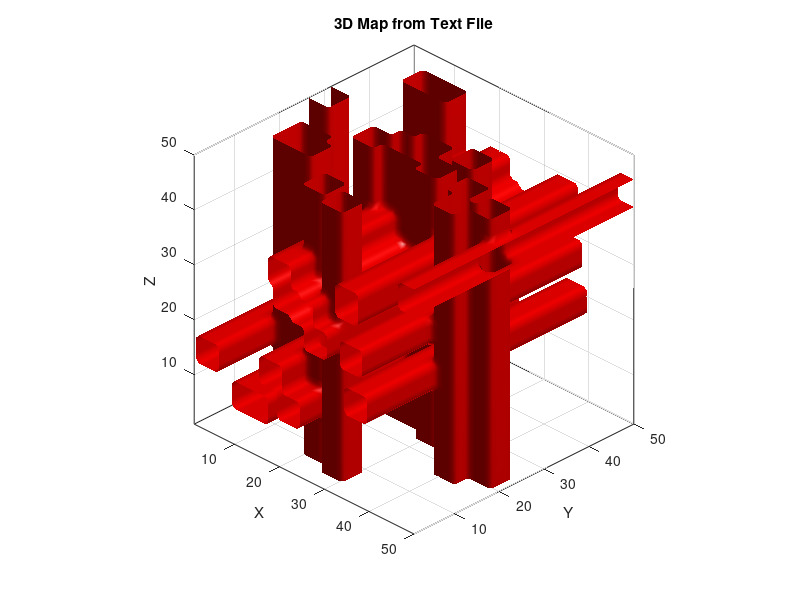
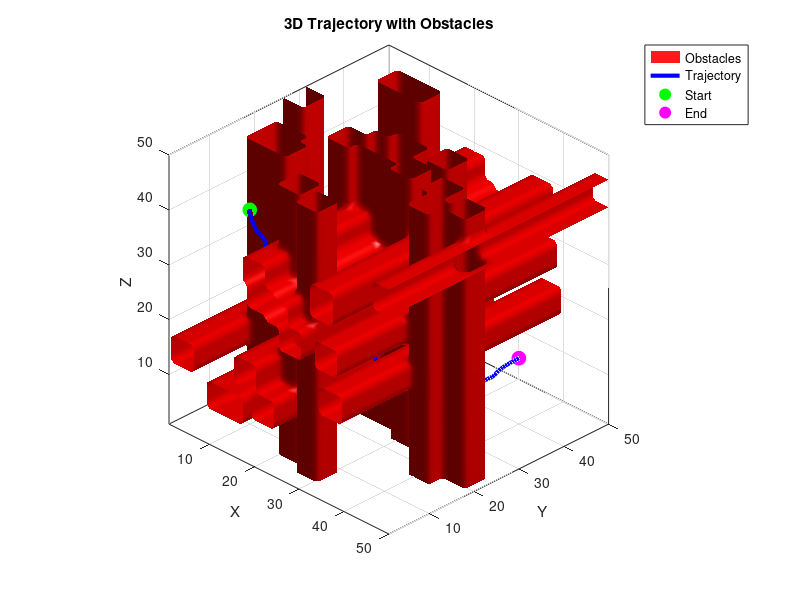

Here is the MATLAB script that generated these plots, in order: (Note: this script raises an error after producing the figures.)
clear;
clc;
close all;
main_folder = "C:\Users\alvar\OneDrive\Desktop\My code\repositorios\TFM_Code\fast_marching-master\functions\Ver_Resultados";
files_folder = "C:\Users\alvar\OneDrive\Desktop\My code\repositorios\TFM_Code\fast_marching-master\functions\Archivos";
cd(files_folder)

%% Occupation map
%% Read and create 3D map from text file
cd(files_folder);
fileID = fopen('mapa3D.txt', 'r');
if fileID == -1
    error('Could not open Mapa3D.txt file');
end

% Read dimensions from first line
ancho = 50;
largo = 50;
altura = 50;

% Initialize 3D matrix
Wgr = zeros(ancho, largo, altura);

% Read data layer by layer
for k = 1:altura  
    % Read each row of the layer
    for i = 1:ancho
        line = fgetl(fileID);
        if ~ischar(line)
            error(['Error reading line ' num2str(i) ' of layer ' num2str(k)]);
        end
        values = str2num(line);
        if length(values) ~= largo
            error(['Incorrect number of values in line ' num2str(i) ' of layer ' num2str(k)]);
        end
        Wgr(i,:,k) = values;
    end
    
    empty_line = fgetl(fileID); % Skip empty line between layers
end
fclose(fileID);
cd(main_folder);

%% Create 3D visualization
figure;
Wgr_viz = permute(Wgr, [2 1 3]);  % Swap X and Y dimensions
% Create meshgrid for visualization with correct orientation
[y, x, z] = meshgrid(1:largo, 1:ancho, 1:altura);

% Plot obstacles (1s) in red
p1 = patch(isosurface(y, x, z, Wgr_viz, 0.5));
isonormals(y, x, z, Wgr_viz, p1);
set(p1, 'FaceColor', 'red', 'EdgeColor', 'none', 'FaceAlpha', 0.9);

% Configure visualization
axis tight;
box on;
grid on;
xlabel('X');  % Y axis is horizontal (columns)
ylabel('Y');  % X axis is depth (rows)
zlabel('Z');  % Z axis is height (layers)
title('3D Map from Text File');

% Set view to match coordinate system
view(45, 30);
camlight;
lighting gouraud;
daspect([1 1 1]);
%% Velocities Map


%% Trayectoria

% Read trajectory data
cd(files_folder);
fileID = fopen('trajectory3D.txt', 'r');
if fileID == -1
    error('Could not open trajectory file');
end

% Read dimensions from first line
dims = fscanf(fileID, '%d');  % Read num_points and dimensions
num_points = dims(1);

% Initialize trajectory array
trajectory = zeros(num_points, 3);

% Read trajectory points
for i = 1:num_points
    line = fgetl(fileID);
    if ischar(line)
        values = sscanf(line, '%f');
        if length(values) == 3
            trajectory(i,:) = values';
        end
    end
end
fclose(fileID);
cd(main_folder);
trajectory(1,1) = 10;

% Create trajectory visualization
figure;

Wgr_viz = permute(Wgr, [2 1 3]);  % Swap X and Y dimensions
% Create meshgrid for visualization with correct orientation
[y, x, z] = meshgrid(1:largo, 1:ancho, 1:altura);

% Plot obstacles (1s) in red
p1 = patch(isosurface(y, x, z, Wgr_viz, 0.5));
isonormals(y, x, z, Wgr_viz, p1);
set(p1, 'FaceColor', 'red', 'EdgeColor', 'none', 'FaceAlpha', 0.9);
set(p1, 'FaceColor', 'red', 'EdgeColor', 'none', 'FaceAlpha', 0.9);
hold on;

% Plot trajectory with thick red line
h_traj = plot3(trajectory(:,1), trajectory(:,2), trajectory(:,3), 'b-', 'LineWidth', 3);

% Add start and end points with distinctive markers
h_start = plot3(trajectory(1,1), trajectory(1,2), trajectory(1,3), 'go', ...
    'MarkerSize', 10, 'MarkerFaceColor', 'g');
h_end = plot3(trajectory(end,1), trajectory(end,2), trajectory(end,3), 'mo', ...
    'MarkerSize', 10, 'MarkerFaceColor', 'm');

% Configure visualization
axis tight;
box on;
grid on;
xlabel('X');
ylabel('Y');
zlabel('Z');
title('3D Trajectory with Obstacles');
legend([p1, h_traj, h_start, h_end], ...
       {'Obstacles', 'Trajectory', 'Start', 'End'}, ...
       'Location', 'northeastoutside');

% Set view angle and lighting
view(45, 30);
camlight;
lighting gouraud;
daspect([1 1 1]);

hold off;

cd(main_folder)

%% Times and Gradient Map Visualization
ancho = ancho + 2;
largo = largo + 2;
altura = altura +2;
% Read times map
cd(files_folder);
fileID = fopen('times_map3D.txt', 'r');
if fileID == -1
    error('Could not open times map file');
end

% Read dimensions
dims = fscanf(fileID, '%d', [1 3]);
times_map = zeros(ancho, largo, altura);

% Read dimensions
dims = fscanf(fileID, '%d', [1 3]);
times_map = zeros(ancho, largo, altura);

% Read data layer by layer
for k = 1:altura
    layer_header = fgetl(fileID); % Read "Layer n:" line
    if ~ischar(layer_header)
        error('Error reading layer header');
    end
    
    % Read each row of the layer
    for i = 1:ancho
        line = fgetl(fileID);
        if ~ischar(line)
            error(['Error reading line ' num2str(i) ' of layer ' num2str(k)]);
        end
        % Convert string to array of numbers
        values = str2num(line);  % Using str2num instead of sscanf
        if length(values) ~= largo
            error(['Incorrect number of values in line ' num2str(i) ' of layer ' num2str(k)]);
        end
        times_map(i,:,k) = values;
    end
    
    empty_line = fgetl(fileID); % Skip empty line between layers
end
fclose(fileID);
% Read gradient components
gradient_x = zeros(ancho, largo, altura);
gradient_y = zeros(ancho, largo, altura);
gradient_z = zeros(ancho, largo, altura);

% Read X component
fileID = fopen('gradient3D_x.txt', 'r');
if fileID == -1
    error('Could not open gradient_x file');
end
dims = fscanf(fileID, '%d', [1 3]); % Skip dimensions line
dims = fscanf(fileID, '%d', [1 3]); % Skip dimensions line
for k = 1:altura
    layer_header = fgetl(fileID); % Skip "Layer n:" line
    for i = 1:ancho
        line = fgetl(fileID);
        if ~ischar(line)
            error(['Error reading line ' num2str(i) ' of layer ' num2str(k)]);
        end
        values = str2num(line);
        largo = length(values);
        if length(values) ~= largo
            error(['Incorrect number of values in line ' num2str(i) ' of layer ' num2str(k)]);
        end
        gradient_x(i,:,k) = values;
    end
    empty_line = fgetl(fileID); % Skip empty line
end
fclose(fileID);

% Read Y component using same pattern
fileID = fopen('gradient3D_y.txt', 'r');
if fileID == -1
    error('Could not open gradient_y file');
end
dims = fscanf(fileID, '%d', [1 3]);
dims = fscanf(fileID, '%d', [1 3]);

for k = 1:altura
    layer_header = fgetl(fileID);
    for i = 1:ancho
        line = fgetl(fileID);
        if ~ischar(line)
            error(['Error reading line ' num2str(i) ' of layer ' num2str(k)]);
        end
        values = str2num(line);
        if length(values) ~= largo
            error(['Incorrect number of values in line ' num2str(i) ' of layer ' num2str(k)]);
        end
        gradient_y(i,:,k) = values;
    end
    empty_line = fgetl(fileID);
end
fclose(fileID);

% Read Z component using same pattern
fileID = fopen('gradient3D_z.txt', 'r');
if fileID == -1
    error('Could not open gradient_z file');
end
dims = fscanf(fileID, '%d', [1 3]);
dims = fscanf(fileID, '%d', [1 3]);

for k = 1:altura
    layer_header = fgetl(fileID);
    for i = 1:ancho
        line = fgetl(fileID);
        if ~ischar(line)
            error(['Error reading line ' num2str(i) ' of layer ' num2str(k)]);
        end
        values = str2num(line);
        if length(values) ~= largo
            error(['Incorrect number of values in line ' num2str(i) ' of layer ' num2str(k)]);
        end
        gradient_z(i,:,k) = values;
    end
    empty_line = fgetl(fileID);
end
fclose(fileID);

cd(main_folder);

% Example usage - change these values to visualize different slices

slice_dim = 'x';  % Options: 'x', 'y', or 'z'
slice_num = 20  ;   % Choose slice number within dimensions
slice_num = slice_num + 1;
% Visualize slice
visualizeSlice(times_map, gradient_x, gradient_y, gradient_z, slice_dim, slice_num, largo, ancho, altura);

min_time = 0;
max_time = 100;
visualizeTimesMap(times_map, slice_dim, slice_num, min_time, max_time);

cd(main_folder);

% Create slice visualization function
function visualizeSlice(data, grad_x, grad_y, grad_z, slice_dim, slice_num, largo, ancho, altura)
    figure;
    clipped_data = min(data, 400);
    
    switch slice_dim
        case 'x'
            slice_data = squeeze(clipped_data(:,slice_num,:));
            grad_data_1 = squeeze(grad_y(:,slice_num,:));  % Y component (horizontal)
            grad_data_2 = squeeze(grad_z(:,slice_num,:));  % Z component (vertical)
            
            % Display times map with origin at bottom left
            imagesc(slice_data);
            set(gca, 'YDir', 'normal');  % Z axis points up
            hold on
            
            % Create grid with Y horizontal and Z vertical
            [Y, Z] = meshgrid(1:largo, 1:altura);
            
            % Downsample for visualization
            skip = 1;
            Yd = Y(1:skip:end, 1:skip:end);
            Zd = Z(1:skip:end, 1:skip:end);
            Fy_d = grad_data_1(1:skip:end, 1:skip:end);
            Fz_d = grad_data_2(1:skip:end, 1:skip:end);
            
            % Plot vectors
            quiver(Yd, Zd, Fy_d, Fz_d, 2, 'w', 'LineWidth', 1.5);
            xlabel('Y'); ylabel('Z');
            
        case 'y'
            slice_data = squeeze(clipped_data(slice_num,:,:));
            grad_data_1 = -squeeze(grad_x(slice_num,:,:));  % X component (horizontal, negated for left direction)
            grad_data_2 = squeeze(grad_z(slice_num,:,:));   % Z component (vertical)
            
            % Display times map with origin at bottom right
            imagesc(fliplr(slice_data));  % Flip horizontally for right-to-left X
            set(gca, 'YDir', 'normal');   % Z axis points up
            hold on
            
            % Create grid with X horizontal (right to left) and Z vertical
            [X, Z] = meshgrid(1:largo, 1:altura);
            
            % Downsample for visualization
            skip = 1;
            Xd = X(1:skip:end, 1:skip:end);
            Zd = Z(1:skip:end, 1:skip:end);
            Fx_d = grad_data_1(1:skip:end, 1:skip:end);
            Fz_d = grad_data_2(1:skip:end, 1:skip:end);
            
            % Plot vectors with flipped X coordinates
            quiver(fliplr(Xd), Zd, fliplr(Fx_d), fliplr(Fz_d), 2, 'w', 'LineWidth', 1.5);
            xlabel('X'); ylabel('Z');
            
        case 'z'
            slice_data = clipped_data(:,:,slice_num);
            grad_data_1 = grad_x(:,:,slice_num);  % vertical component (X)
            grad_data_2 = grad_y(:,:,slice_num);  % horizontal component (Y)
            
            % Display times map
            imagesc(slice_data);
            hold on
            
            % Create grid matching image coordinates (Y horizontal, X vertical)
            [Y, X] = meshgrid(1:largo, 1:ancho);  % Y first for horizontal axis
            
            % Downsample for visualization
            skip = 1;
            Xd = X(1:skip:end, 1:skip:end);
            Yd = Y(1:skip:end, 1:skip:end);
            Fx_d = grad_data_1(1:skip:end, 1:skip:end);  % X gradient (vertical)
            Fy_d = grad_data_2(1:skip:end, 1:skip:end);  % Y gradient (horizontal)
            
            % Plot vectors with correct components
            quiver(Yd, Xd, Fy_d, Fx_d, 2, 'w', 'LineWidth', 1.5);
            
            xlabel('Y'); ylabel('X');  % Label axes appropriately

    end
    
    % Configure visualization
    title(['Times Map - ' upper(slice_dim) ' Slice ' num2str(slice_num)]);
    colormap(jet);
    c = colorbar;
    ylabel(c, 'Time');
    caxis([0 400]);
    view(2);
    axis equal tight;
    grid on;
end


function visualizeTimesMap(data, slice_dim, slice_num, min_time, max_time)
    figure;
    
    switch slice_dim
        case 'x'
            slice_data = squeeze(data(:,slice_num,:))';
            xlabel('Y'); ylabel('Z');
        case 'y'
            slice_data = squeeze(data(slice_num,:,:))';
            xlabel('X'); ylabel('Z');
        case 'z'
            slice_data = data(:,:,slice_num);
            xlabel('X'); ylabel('Y');
    end
    
    % Create masked and modified data for visualization
    modified_data = slice_data;
    obstacle_mask = slice_data > max_time;
    valid_mask = ~obstacle_mask & slice_data >= min_time;
    
    % Create custom colormap for better visualization of small differences
    n_colors = 256;
    custom_map = [
        % First 70% of colormap for values 0-50
        flipud(copper(round(0.7*n_colors))); 
        % Remaining 30% for values 50-400
        flipud(hot(round(0.3*n_colors)))
    ];
    
    % Add gray color for obstacles
    custom_map = [custom_map; 0.5 0.5 0.5];
    
    % Normalize valid data to enhance small differences
    modified_data(valid_mask) = (slice_data(valid_mask) - min_time) / (max_time - min_time);
    modified_data(obstacle_mask) = 2;  % Value beyond colormap range for obstacles
    
    % Create visualization
    imagesc(modified_data);
    colormap(custom_map);
    
    % Configure colorbar with custom ticks
    c = colorbar;
    ylabel(c, 'Time (s)');
    
    % Calculate colorbar ticks for better readability
    tick_positions = linspace(0, 1, 10);
    tick_values = linspace(min_time, max_time, 10);
    set(c, 'Ticks', [tick_positions 2], ...
           'TickLabels', [arrayfun(@(x) sprintf('%.1f', x), tick_values, 'UniformOutput', false) {'Obs'}]);
    
    title(['Times Map - ' upper(slice_dim) ' Slice ' num2str(slice_num)]);
    axis equal tight;
    grid on;
    %set(gca, 'YDir', 'normal');
    
    % Add numerical values if map is not too large
    [rows, cols] = size(slice_data);
    if max(rows, cols) < 20
        for i = 1:rows
            for j = 1:cols
                if ~obstacle_mask(i,j)
                    text(j, i, num2str(slice_data(i,j),'%.1f'), ...
                        'HorizontalAlignment', 'center', ...
                        'Color', 'k', ...
                        'FontWeight', 'bold');
                else
                    text(j, i, 'X', ...
                        'HorizontalAlignment', 'center', ...
                        'Color', 'w', ...
                        'FontWeight', 'bold');
                end
            end
        end
    end
end
